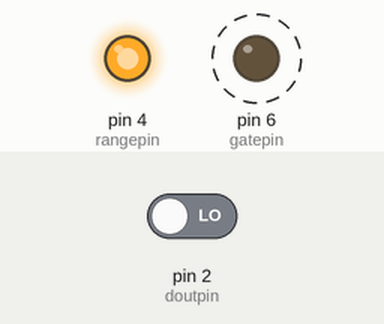
Recording of a sketch running on a simulated Arduino Uno, built with avr-gcc and run on an emulated ATmega328P. Parts: output pins drawn as LEDs (lit = HIGH). Dashed ring = blinking. Inputs (shaded band) come from the test bench; at power-on: pin 2 (doutpin) LOW. Pins used as bus, display or sensor lines are not drawn; what the sketch prints to the serial monitor is not drawn.

Above: at 1.2 s.
1.3 s: pin 2 (doutpin) driven HIGH
Timing chart, 0 to 10.3 s (numbered marks = the images above; inputs shaded):
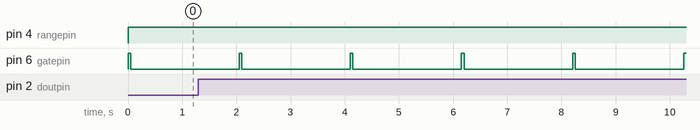

The sketch:

S9706.ino
```cpp
const int doutpin = 2;
const int rangepin = 4;
const int ckpin = 5;
const int gatepin = 6;

void setup() {
  Serial.begin(9600);

  pinMode(doutpin, INPUT);
  pinMode(rangepin, OUTPUT);
  pinMode(ckpin, OUTPUT);
  pinMode(gatepin, OUTPUT);
}

void loop() {
  int red, green, blue;
  int integration = 50;
  char s[64];

  digitalWrite(gatepin, LOW);
  digitalWrite(ckpin, LOW);
  digitalWrite(rangepin, HIGH);

  digitalWrite(gatepin, HIGH);
  delay(integration);
  digitalWrite(gatepin, LOW);
  delayMicroseconds(4);
  red = shiftIn12(doutpin, ckpin);
  delayMicroseconds(3);
  green = shiftIn12(doutpin, ckpin) * 0.76;
  delayMicroseconds(3);
  blue = shiftIn12(doutpin, ckpin) * 0.88;

  sprintf(s, "red = %4d, green = %4d, blue = %4d", red, green , blue);
  Serial.println(s);

  delay(2000);
}

int shiftIn12(int datapin, int clockpin) {
  int value = 0;
  for (int i = 0; i < 12; i++) {
    digitalWrite(clockpin, HIGH);
    value |= digitalRead(datapin) << i;
    digitalWrite(clockpin, LOW);
  }
  return value;
}
```

Measured:
- by itself, pin 6 (gatepin): alternates HIGH for 0.05 s and LOW for 2.0 s
